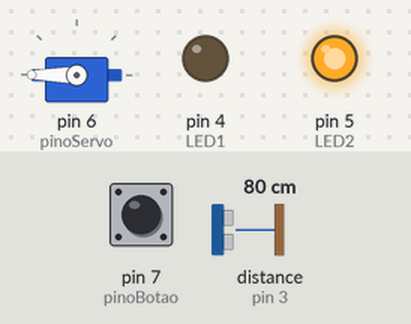
A sketch run on a simulated Arduino Uno, built with avr-gcc and run on an emulated ATmega328P. Parts: servo, output pins drawn as LEDs (lit = HIGH). Wiring (inferred from the names in the program): ultrasonic range finder: trigger pin 2; echo pin 3. Inputs (shaded band) come from the test bench; at power-on: distance to the obstacle (sensor on pin 3) 80 cm, pin 7 (pinoBotao) HIGH. The echo pulse lasts 58.3 µs per cm; pins used as bus, display or sensor lines are not drawn.

Above: at 8.8 s.
8.9 s: distance to the obstacle (sensor on pin 3) set to 2 cm
At 17.0 s:
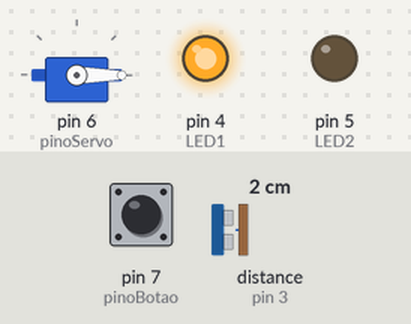
22.6 s: distance to the obstacle (sensor on pin 3) set to 18 cm
At 31.4 s:
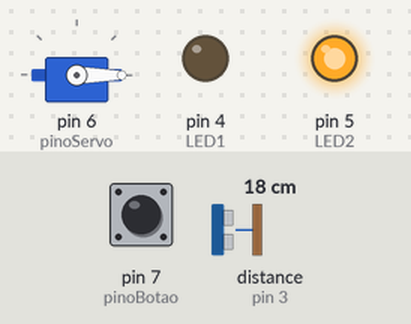
36.3 s: distance to the obstacle (sensor on pin 3) set to 4 cm
At 47.3 s:
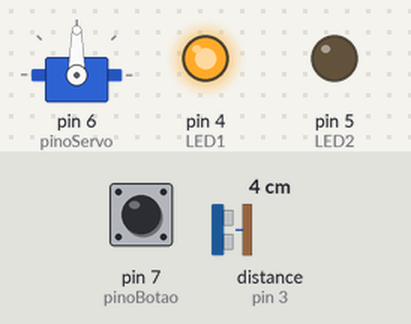
Timing chart, 0 to 55.5 s (numbered marks = the images above; inputs shaded):
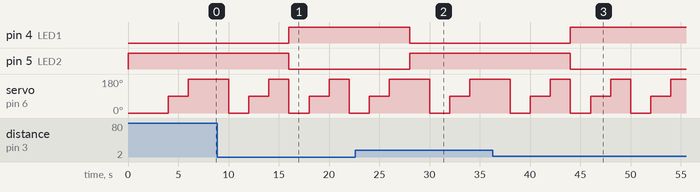

The sketch:

catraca-eletronica.ino
```cpp
#define pinoTrig 2
#define pinoEcho 3
#define LED1 4
#define LED2 5
#define pinoServo 6
#define pinoBotao 7

#include <Servo.h>

Servo meuservo;


long tempo_us;
float distancia_m;
float distancia_cm;

void setup() {
  pinMode(pinoTrig, OUTPUT);
  pinMode(pinoEcho, INPUT);
  pinMode(LED1, OUTPUT);
  pinMode(LED2, OUTPUT);
  pinMode(pinoBotao, INPUT_PULLUP);
  meuservo.attach(pinoServo);
  meuservo.write(0);
}

void loop() {
  digitalWrite(pinoTrig, LOW);
  digitalWrite(pinoTrig, HIGH);
  delayMicroseconds(10);
  digitalWrite(pinoTrig, LOW);

  tempo_us = pulseIn(pinoEcho, HIGH);

  distancia_m = tempo_us / pow(10, 6) * 343 / 2;
  distancia_cm = distancia_m * 100;

  if(distancia_cm < 10) {
    digitalWrite(LED1, HIGH);
    digitalWrite(LED2, LOW);
  if(digitalRead(pinoBotao) == LOW) {
    meuservo.write(90);
  }

  }else {
    digitalWrite(LED2, HIGH);
    digitalWrite(LED1, LOW);
    delay(2000);
    meuservo.write(0);
  }

  meuservo.write(0);
  delay(2000);
  meuservo.write(90);
  delay(2000);
  meuservo.write(180);
  delay(2000);

}
```

Measured:
- after the input at 8.9 s, pin 4 (LED1): LOW → HIGH after 7.1 s; pin 5 (LED2): HIGH → LOW after 7.1 s
- after the input at 22.6 s, pin 4 (LED1): HIGH → LOW after 5.4 s; pin 5 (LED2): LOW → HIGH after 5.4 s
- after the input at 36.3 s, pin 4 (LED1): LOW → HIGH after 7.7 s; pin 5 (LED2): HIGH → LOW after 7.7 s
- by itself, servo on pin 6 (pinoServo): repeats every 6.0 s: 90° 2.0 s, 180° 2.0 s, 0° 2.0 s
